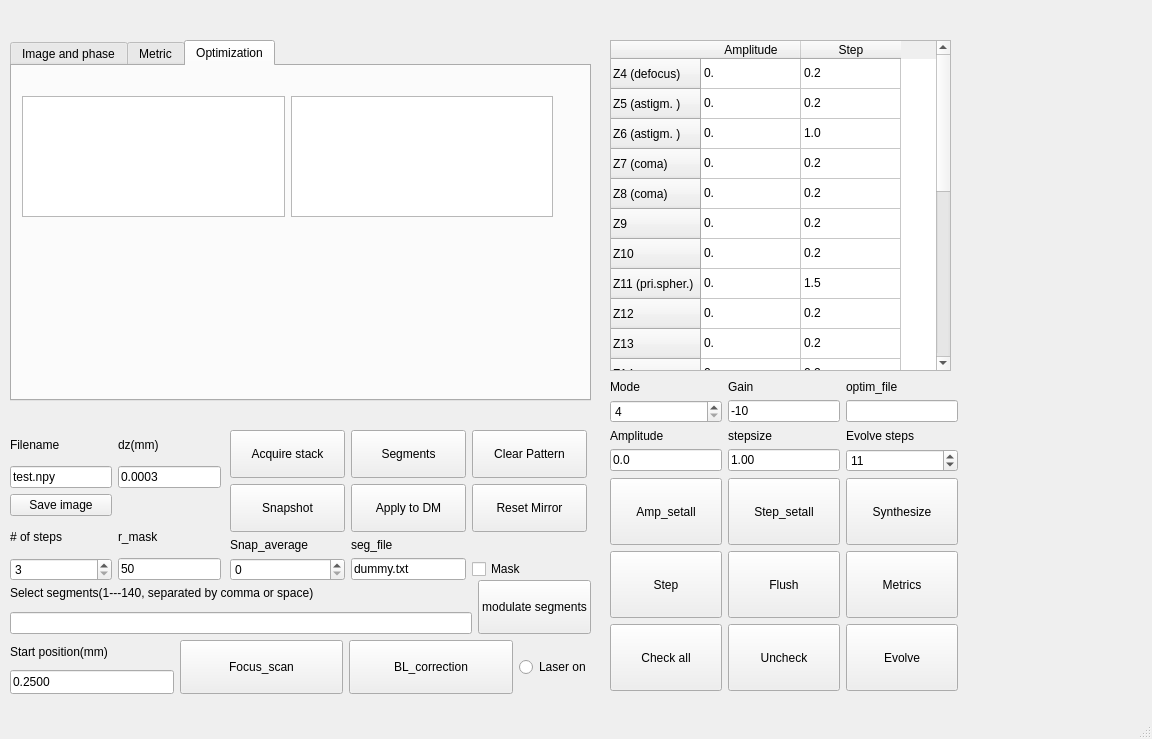
<?xml version="1.0" encoding="UTF-8"?>
<ui version="4.0">
 <class>Form</class>
 <widget class="QMainWindow" name="Form">
  <property name="geometry">
   <rect>
    <x>0</x>
    <y>0</y>
    <width>1152</width>
    <height>739</height>
   </rect>
  </property>
  <property name="sizePolicy">
   <sizepolicy hsizetype="Expanding" vsizetype="Minimum">
    <horstretch>0</horstretch>
    <verstretch>0</verstretch>
   </sizepolicy>
  </property>
  <property name="windowTitle">
   <string>General imaging</string>
  </property>
  <widget class="QWidget" name="centralwidget">
   <widget class="QWidget" name="gridLayoutWidget_2">
    <property name="geometry">
     <rect>
      <x>230</x>
      <y>430</y>
      <width>357</width>
      <height>151</height>
     </rect>
    </property>
    <layout class="QGridLayout" name="grid_mainbuttons">
     <property name="sizeConstraint">
      <enum>QLayout::SetNoConstraint</enum>
     </property>
     <property name="horizontalSpacing">
      <number>6</number>
     </property>
     <item row="1" column="0">
      <widget class="QPushButton" name="pushButton_snapshot">
       <property name="sizePolicy">
        <sizepolicy hsizetype="Expanding" vsizetype="Expanding">
         <horstretch>0</horstretch>
         <verstretch>0</verstretch>
        </sizepolicy>
       </property>
       <property name="text">
        <string>Snapshot</string>
       </property>
      </widget>
     </item>
     <item row="1" column="4">
      <widget class="QPushButton" name="pushButton_reset">
       <property name="sizePolicy">
        <sizepolicy hsizetype="Expanding" vsizetype="Expanding">
         <horstretch>0</horstretch>
         <verstretch>0</verstretch>
        </sizepolicy>
       </property>
       <property name="text">
        <string>Reset Mirror</string>
       </property>
      </widget>
     </item>
     <item row="1" column="1">
      <widget class="QPushButton" name="pushButton_apply2mirror">
       <property name="sizePolicy">
        <sizepolicy hsizetype="Expanding" vsizetype="Expanding">
         <horstretch>0</horstretch>
         <verstretch>0</verstretch>
        </sizepolicy>
       </property>
       <property name="text">
        <string>Apply to DM</string>
       </property>
      </widget>
     </item>
     <item row="0" column="0">
      <widget class="QPushButton" name="pushButton_acquire">
       <property name="sizePolicy">
        <sizepolicy hsizetype="Expanding" vsizetype="Expanding">
         <horstretch>0</horstretch>
         <verstretch>0</verstretch>
        </sizepolicy>
       </property>
       <property name="text">
        <string>Acquire stack</string>
       </property>
      </widget>
     </item>
     <item row="0" column="1">
      <widget class="QPushButton" name="pushButton_segments">
       <property name="sizePolicy">
        <sizepolicy hsizetype="Expanding" vsizetype="Expanding">
         <horstretch>0</horstretch>
         <verstretch>0</verstretch>
        </sizepolicy>
       </property>
       <property name="text">
        <string>Segments</string>
       </property>
      </widget>
     </item>
     <item row="0" column="4">
      <widget class="QPushButton" name="pushButton_clear">
       <property name="sizePolicy">
        <sizepolicy hsizetype="Expanding" vsizetype="Expanding">
         <horstretch>0</horstretch>
         <verstretch>0</verstretch>
        </sizepolicy>
       </property>
       <property name="text">
        <string>Clear Pattern</string>
       </property>
      </widget>
     </item>
     <item row="2" column="0">
      <widget class="QLabel" name="label_snaverage">
       <property name="text">
        <string>Snap_average</string>
       </property>
      </widget>
     </item>
     <item row="3" column="0">
      <widget class="QSpinBox" name="spinBox_snaverage"/>
     </item>
     <item row="3" column="1">
      <widget class="QLineEdit" name="lineEdit_segfile">
       <property name="text">
        <string>dummy.txt</string>
       </property>
      </widget>
     </item>
     <item row="2" column="1">
      <widget class="QLabel" name="label_segfile">
       <property name="text">
        <string>seg_file</string>
       </property>
      </widget>
     </item>
     <item row="3" column="4">
      <widget class="QCheckBox" name="checkBox_mask">
       <property name="sizePolicy">
        <sizepolicy hsizetype="Expanding" vsizetype="Fixed">
         <horstretch>0</horstretch>
         <verstretch>0</verstretch>
        </sizepolicy>
       </property>
       <property name="text">
        <string>Mask</string>
       </property>
      </widget>
     </item>
    </layout>
   </widget>
   <widget class="QTabWidget" name="tab_display">
    <property name="geometry">
     <rect>
      <x>10</x>
      <y>40</y>
      <width>581</width>
      <height>361</height>
     </rect>
    </property>
    <property name="currentIndex">
     <number>2</number>
    </property>
    <widget class="QWidget" name="tab_image_phase">
     <attribute name="title">
      <string>Image and phase</string>
     </attribute>
     <widget class="QGraphicsView" name="mpl_image">
      <property name="geometry">
       <rect>
        <x>10</x>
        <y>30</y>
        <width>271</width>
        <height>271</height>
       </rect>
      </property>
     </widget>
     <widget class="QGraphicsView" name="mpl_phase">
      <property name="geometry">
       <rect>
        <x>280</x>
        <y>30</y>
        <width>281</width>
        <height>271</height>
       </rect>
      </property>
     </widget>
    </widget>
    <widget class="QWidget" name="tab_metric">
     <attribute name="title">
      <string>Metric</string>
     </attribute>
     <widget class="QGraphicsView" name="mpl_metrics">
      <property name="geometry">
       <rect>
        <x>20</x>
        <y>70</y>
        <width>541</width>
        <height>241</height>
       </rect>
      </property>
     </widget>
     <widget class="QWidget" name="horizontalLayoutWidget_2">
      <property name="geometry">
       <rect>
        <x>20</x>
        <y>10</y>
        <width>531</width>
        <height>41</height>
       </rect>
      </property>
      <layout class="QHBoxLayout" name="horizontalLayout_metrics">
       <item>
        <widget class="QLCDNumber" name="lcdNumber"/>
       </item>
       <item>
        <widget class="QLCDNumber" name="lcdNumber_2"/>
       </item>
       <item>
        <widget class="QLCDNumber" name="lcdNumber_3"/>
       </item>
      </layout>
     </widget>
    </widget>
    <widget class="QWidget" name="tab_Optimize">
     <attribute name="title">
      <string>Optimization</string>
     </attribute>
     <widget class="QWidget" name="horizontalLayoutWidget_3">
      <property name="geometry">
       <rect>
        <x>10</x>
        <y>30</y>
        <width>531</width>
        <height>121</height>
       </rect>
      </property>
      <layout class="QHBoxLayout" name="horizontalLayout">
       <item>
        <widget class="QGraphicsView" name="mpl_sharpness"/>
       </item>
       <item>
        <widget class="QGraphicsView" name="mpl_signal"/>
       </item>
      </layout>
     </widget>
    </widget>
   </widget>
   <widget class="QTableWidget" name="table_Zcoeffs">
    <property name="geometry">
     <rect>
      <x>610</x>
      <y>40</y>
      <width>341</width>
      <height>331</height>
     </rect>
    </property>
    <property name="editTriggers">
     <set>QAbstractItemView::NoEditTriggers</set>
    </property>
    <row>
     <property name="text">
      <string>Z4 (defocus)</string>
     </property>
    </row>
    <row>
     <property name="text">
      <string>Z5 (astigm. )</string>
     </property>
    </row>
    <row>
     <property name="text">
      <string>Z6 (astigm. )</string>
     </property>
    </row>
    <row>
     <property name="text">
      <string>Z7 (coma)</string>
     </property>
    </row>
    <row>
     <property name="text">
      <string>Z8 (coma)</string>
     </property>
    </row>
    <row>
     <property name="text">
      <string>Z9</string>
     </property>
    </row>
    <row>
     <property name="text">
      <string>Z10</string>
     </property>
    </row>
    <row>
     <property name="text">
      <string>Z11 (pri.spher.)</string>
     </property>
    </row>
    <row>
     <property name="text">
      <string>Z12</string>
     </property>
    </row>
    <row>
     <property name="text">
      <string>Z13</string>
     </property>
    </row>
    <row>
     <property name="text">
      <string>Z14</string>
     </property>
    </row>
    <row>
     <property name="text">
      <string>Z15</string>
     </property>
    </row>
    <row>
     <property name="text">
      <string>Z16</string>
     </property>
    </row>
    <row>
     <property name="text">
      <string>Z17</string>
     </property>
    </row>
    <row>
     <property name="text">
      <string>Z18</string>
     </property>
    </row>
    <row>
     <property name="text">
      <string>Z19</string>
     </property>
    </row>
    <row>
     <property name="text">
      <string>Z20</string>
     </property>
    </row>
    <row>
     <property name="text">
      <string>Z21</string>
     </property>
    </row>
    <row>
     <property name="text">
      <string>Z22</string>
     </property>
    </row>
    <row>
     <property name="text">
      <string>Z23</string>
     </property>
    </row>
    <row>
     <property name="text">
      <string>Z24</string>
     </property>
    </row>
    <row>
     <property name="text">
      <string>Z25</string>
     </property>
    </row>
    <column>
     <property name="text">
      <string>Amplitude</string>
     </property>
    </column>
    <column>
     <property name="text">
      <string>Step</string>
     </property>
    </column>
    <item row="0" column="0">
     <property name="text">
      <string>0.</string>
     </property>
    </item>
    <item row="0" column="1">
     <property name="text">
      <string>0.2</string>
     </property>
    </item>
    <item row="1" column="0">
     <property name="text">
      <string>0.</string>
     </property>
    </item>
    <item row="1" column="1">
     <property name="text">
      <string>0.2</string>
     </property>
    </item>
    <item row="2" column="0">
     <property name="text">
      <string>0.</string>
     </property>
    </item>
    <item row="2" column="1">
     <property name="text">
      <string>1.0</string>
     </property>
    </item>
    <item row="3" column="0">
     <property name="text">
      <string>0.</string>
     </property>
    </item>
    <item row="3" column="1">
     <property name="text">
      <string>0.2</string>
     </property>
    </item>
    <item row="4" column="0">
     <property name="text">
      <string>0.</string>
     </property>
    </item>
    <item row="4" column="1">
     <property name="text">
      <string>0.2</string>
     </property>
    </item>
    <item row="5" column="0">
     <property name="text">
      <string>0.</string>
     </property>
    </item>
    <item row="5" column="1">
     <property name="text">
      <string>0.2</string>
     </property>
    </item>
    <item row="6" column="0">
     <property name="text">
      <string>0.</string>
     </property>
    </item>
    <item row="6" column="1">
     <property name="text">
      <string>0.2</string>
     </property>
    </item>
    <item row="7" column="0">
     <property name="text">
      <string>0.</string>
     </property>
    </item>
    <item row="7" column="1">
     <property name="text">
      <string>1.5</string>
     </property>
    </item>
    <item row="8" column="0">
     <property name="text">
      <string>0.</string>
     </property>
    </item>
    <item row="8" column="1">
     <property name="text">
      <string>0.2</string>
     </property>
    </item>
    <item row="9" column="0">
     <property name="text">
      <string>0.</string>
     </property>
    </item>
    <item row="9" column="1">
     <property name="text">
      <string>0.2</string>
     </property>
    </item>
    <item row="10" column="0">
     <property name="text">
      <string>0.</string>
     </property>
    </item>
    <item row="10" column="1">
     <property name="text">
      <string>0.2</string>
     </property>
    </item>
    <item row="11" column="0">
     <property name="text">
      <string>0.</string>
     </property>
    </item>
    <item row="11" column="1">
     <property name="text">
      <string>0.2</string>
     </property>
    </item>
    <item row="12" column="0">
     <property name="text">
      <string>0.</string>
     </property>
    </item>
    <item row="12" column="1">
     <property name="text">
      <string>0.2</string>
     </property>
    </item>
    <item row="13" column="0">
     <property name="text">
      <string>0.</string>
     </property>
    </item>
    <item row="13" column="1">
     <property name="text">
      <string>0.2</string>
     </property>
    </item>
    <item row="14" column="0">
     <property name="text">
      <string>0.</string>
     </property>
    </item>
    <item row="14" column="1">
     <property name="text">
      <string>0.2</string>
     </property>
    </item>
    <item row="15" column="0">
     <property name="text">
      <string>0.</string>
     </property>
    </item>
    <item row="15" column="1">
     <property name="text">
      <string>0.2</string>
     </property>
    </item>
    <item row="16" column="0">
     <property name="text">
      <string>0.</string>
     </property>
    </item>
    <item row="16" column="1">
     <property name="text">
      <string>0.2</string>
     </property>
    </item>
    <item row="17" column="0">
     <property name="text">
      <string>0.</string>
     </property>
    </item>
    <item row="17" column="1">
     <property name="text">
      <string>0.2</string>
     </property>
    </item>
    <item row="18" column="0">
     <property name="text">
      <string>0.</string>
     </property>
    </item>
    <item row="18" column="1">
     <property name="text">
      <string>0.2</string>
     </property>
    </item>
    <item row="19" column="0">
     <property name="text">
      <string>0.</string>
     </property>
    </item>
    <item row="19" column="1">
     <property name="text">
      <string>0.2</string>
     </property>
    </item>
    <item row="20" column="0">
     <property name="text">
      <string>0.</string>
     </property>
    </item>
    <item row="20" column="1">
     <property name="text">
      <string>0.2</string>
     </property>
    </item>
    <item row="21" column="0">
     <property name="text">
      <string>0.</string>
     </property>
    </item>
    <item row="21" column="1">
     <property name="text">
      <string>0.2</string>
     </property>
    </item>
   </widget>
   <widget class="QWidget" name="gridLayoutWidget_3">
    <property name="geometry">
     <rect>
      <x>610</x>
      <y>380</y>
      <width>348</width>
      <height>311</height>
     </rect>
    </property>
    <layout class="QGridLayout" name="grid_zernset">
     <item row="2" column="0">
      <widget class="QLabel" name="label_zampli">
       <property name="sizePolicy">
        <sizepolicy hsizetype="Expanding" vsizetype="Minimum">
         <horstretch>0</horstretch>
         <verstretch>0</verstretch>
        </sizepolicy>
       </property>
       <property name="text">
        <string>Amplitude</string>
       </property>
      </widget>
     </item>
     <item row="0" column="0">
      <widget class="QLabel" name="label_zmode">
       <property name="sizePolicy">
        <sizepolicy hsizetype="Expanding" vsizetype="Minimum">
         <horstretch>0</horstretch>
         <verstretch>0</verstretch>
        </sizepolicy>
       </property>
       <property name="text">
        <string>Mode</string>
       </property>
      </widget>
     </item>
     <item row="3" column="1">
      <widget class="QLineEdit" name="lineEdit_zernstep">
       <property name="sizePolicy">
        <sizepolicy hsizetype="Expanding" vsizetype="Fixed">
         <horstretch>0</horstretch>
         <verstretch>0</verstretch>
        </sizepolicy>
       </property>
       <property name="text">
        <string>1.00</string>
       </property>
      </widget>
     </item>
     <item row="1" column="1">
      <widget class="QLineEdit" name="lineEdit_gain">
       <property name="text">
        <string>-10</string>
       </property>
      </widget>
     </item>
     <item row="3" column="0">
      <widget class="QLineEdit" name="lineEdit_zernampli">
       <property name="sizePolicy">
        <sizepolicy hsizetype="Expanding" vsizetype="Fixed">
         <horstretch>0</horstretch>
         <verstretch>0</verstretch>
        </sizepolicy>
       </property>
       <property name="text">
        <string>0.0</string>
       </property>
      </widget>
     </item>
     <item row="0" column="1">
      <widget class="QLabel" name="label_gain">
       <property name="text">
        <string>Gain</string>
       </property>
      </widget>
     </item>
     <item row="2" column="1">
      <widget class="QLabel" name="label_zernstep">
       <property name="sizePolicy">
        <sizepolicy hsizetype="Expanding" vsizetype="Minimum">
         <horstretch>0</horstretch>
         <verstretch>0</verstretch>
        </sizepolicy>
       </property>
       <property name="text">
        <string>stepsize</string>
       </property>
      </widget>
     </item>
     <item row="5" column="0">
      <widget class="QPushButton" name="pushButton_stepZern">
       <property name="sizePolicy">
        <sizepolicy hsizetype="Expanding" vsizetype="Expanding">
         <horstretch>0</horstretch>
         <verstretch>0</verstretch>
        </sizepolicy>
       </property>
       <property name="text">
        <string>Step</string>
       </property>
      </widget>
     </item>
     <item row="5" column="1">
      <widget class="QPushButton" name="pushButton_flush">
       <property name="sizePolicy">
        <sizepolicy hsizetype="Expanding" vsizetype="Expanding">
         <horstretch>0</horstretch>
         <verstretch>0</verstretch>
        </sizepolicy>
       </property>
       <property name="text">
        <string>Flush</string>
       </property>
      </widget>
     </item>
     <item row="6" column="0">
      <widget class="QPushButton" name="pushButton_checkall">
       <property name="sizePolicy">
        <sizepolicy hsizetype="Expanding" vsizetype="Expanding">
         <horstretch>0</horstretch>
         <verstretch>0</verstretch>
        </sizepolicy>
       </property>
       <property name="text">
        <string>Check all</string>
       </property>
      </widget>
     </item>
     <item row="6" column="1">
      <widget class="QPushButton" name="pushButton_uncheckall">
       <property name="sizePolicy">
        <sizepolicy hsizetype="Expanding" vsizetype="Expanding">
         <horstretch>0</horstretch>
         <verstretch>0</verstretch>
        </sizepolicy>
       </property>
       <property name="text">
        <string>Uncheck</string>
       </property>
      </widget>
     </item>
     <item row="6" column="2">
      <widget class="QPushButton" name="pushButton_evolve">
       <property name="sizePolicy">
        <sizepolicy hsizetype="Expanding" vsizetype="Expanding">
         <horstretch>0</horstretch>
         <verstretch>0</verstretch>
        </sizepolicy>
       </property>
       <property name="text">
        <string>Evolve</string>
       </property>
      </widget>
     </item>
     <item row="5" column="2">
      <widget class="QPushButton" name="pushButton_singleEval">
       <property name="sizePolicy">
        <sizepolicy hsizetype="Expanding" vsizetype="Expanding">
         <horstretch>0</horstretch>
         <verstretch>0</verstretch>
        </sizepolicy>
       </property>
       <property name="text">
        <string>Metrics</string>
       </property>
      </widget>
     </item>
     <item row="4" column="0">
      <widget class="QPushButton" name="pushButton_ampall">
       <property name="sizePolicy">
        <sizepolicy hsizetype="Expanding" vsizetype="Expanding">
         <horstretch>0</horstretch>
         <verstretch>0</verstretch>
        </sizepolicy>
       </property>
       <property name="text">
        <string>Amp_setall</string>
       </property>
      </widget>
     </item>
     <item row="4" column="1">
      <widget class="QPushButton" name="pushButton_stpall">
       <property name="sizePolicy">
        <sizepolicy hsizetype="Expanding" vsizetype="Expanding">
         <horstretch>0</horstretch>
         <verstretch>0</verstretch>
        </sizepolicy>
       </property>
       <property name="text">
        <string>Step_setall</string>
       </property>
      </widget>
     </item>
     <item row="4" column="2">
      <widget class="QPushButton" name="pushButton_synthesize">
       <property name="sizePolicy">
        <sizepolicy hsizetype="Expanding" vsizetype="Expanding">
         <horstretch>0</horstretch>
         <verstretch>0</verstretch>
        </sizepolicy>
       </property>
       <property name="text">
        <string>Synthesize</string>
       </property>
      </widget>
     </item>
     <item row="1" column="0">
      <widget class="QSpinBox" name="spinBox_Zmode">
       <property name="sizePolicy">
        <sizepolicy hsizetype="Expanding" vsizetype="Fixed">
         <horstretch>0</horstretch>
         <verstretch>0</verstretch>
        </sizepolicy>
       </property>
       <property name="minimum">
        <number>4</number>
       </property>
       <property name="maximum">
        <number>23</number>
       </property>
      </widget>
     </item>
     <item row="3" column="2">
      <widget class="QSpinBox" name="spinBox_evsteps">
       <property name="sizePolicy">
        <sizepolicy hsizetype="Expanding" vsizetype="Minimum">
         <horstretch>0</horstretch>
         <verstretch>0</verstretch>
        </sizepolicy>
       </property>
       <property name="minimum">
        <number>5</number>
       </property>
       <property name="value">
        <number>11</number>
       </property>
      </widget>
     </item>
     <item row="2" column="2">
      <widget class="QLabel" name="label_evsteps">
       <property name="sizePolicy">
        <sizepolicy hsizetype="Expanding" vsizetype="Preferred">
         <horstretch>0</horstretch>
         <verstretch>0</verstretch>
        </sizepolicy>
       </property>
       <property name="text">
        <string>Evolve steps</string>
       </property>
      </widget>
     </item>
     <item row="1" column="2">
      <widget class="QLineEdit" name="lineEdit_evname"/>
     </item>
     <item row="0" column="2">
      <widget class="QLabel" name="label_evname">
       <property name="text">
        <string>optim_file</string>
       </property>
      </widget>
     </item>
    </layout>
   </widget>
   <widget class="QWidget" name="gridLayoutWidget">
    <property name="geometry">
     <rect>
      <x>10</x>
      <y>430</y>
      <width>211</width>
      <height>151</height>
     </rect>
    </property>
    <layout class="QGridLayout" name="grid_acquisition">
     <item row="3" column="1">
      <widget class="QLabel" name="label_masksize">
       <property name="text">
        <string>r_mask</string>
       </property>
      </widget>
     </item>
     <item row="3" column="0">
      <widget class="QLabel" name="label_nsteps">
       <property name="sizePolicy">
        <sizepolicy hsizetype="Expanding" vsizetype="Preferred">
         <horstretch>0</horstretch>
         <verstretch>0</verstretch>
        </sizepolicy>
       </property>
       <property name="text">
        <string># of steps</string>
       </property>
      </widget>
     </item>
     <item row="4" column="1">
      <widget class="QLineEdit" name="lineEdit_mask">
       <property name="text">
        <string>50</string>
       </property>
      </widget>
     </item>
     <item row="1" column="1">
      <widget class="QLineEdit" name="lineEdit_dz">
       <property name="text">
        <string>0.0003</string>
       </property>
      </widget>
     </item>
     <item row="4" column="0">
      <widget class="QSpinBox" name="spinbox_Nsteps">
       <property name="sizePolicy">
        <sizepolicy hsizetype="Expanding" vsizetype="Fixed">
         <horstretch>0</horstretch>
         <verstretch>0</verstretch>
        </sizepolicy>
       </property>
       <property name="minimum">
        <number>3</number>
       </property>
       <property name="maximum">
        <number>50</number>
       </property>
      </widget>
     </item>
     <item row="0" column="0">
      <widget class="QLabel" name="label_fname">
       <property name="text">
        <string>Filename</string>
       </property>
      </widget>
     </item>
     <item row="1" column="0">
      <widget class="QLineEdit" name="lineEdit_filename">
       <property name="text">
        <string>test.npy</string>
       </property>
      </widget>
     </item>
     <item row="0" column="1">
      <widget class="QLabel" name="label_stepsize">
       <property name="sizePolicy">
        <sizepolicy hsizetype="Preferred" vsizetype="Preferred">
         <horstretch>0</horstretch>
         <verstretch>0</verstretch>
        </sizepolicy>
       </property>
       <property name="layoutDirection">
        <enum>Qt::LeftToRight</enum>
       </property>
       <property name="text">
        <string>dz(mm)</string>
       </property>
      </widget>
     </item>
     <item row="2" column="0">
      <widget class="QPushButton" name="pushButton_saveImage">
       <property name="text">
        <string>Save image</string>
       </property>
      </widget>
     </item>
    </layout>
   </widget>
   <widget class="QWidget" name="verticalLayoutWidget">
    <property name="geometry">
     <rect>
      <x>970</x>
      <y>40</y>
      <width>131</width>
      <height>641</height>
     </rect>
    </property>
    <layout class="QVBoxLayout" name="verticalLayout_activeZ"/>
   </widget>
   <widget class="QWidget" name="horizontalLayoutWidget">
    <property name="geometry">
     <rect>
      <x>10</x>
      <y>640</y>
      <width>581</width>
      <height>54</height>
     </rect>
    </property>
    <layout class="QHBoxLayout" name="horizontalLayout_BL">
     <item>
      <layout class="QVBoxLayout" name="verticalLayout">
       <item>
        <widget class="QLabel" name="label_start">
         <property name="sizePolicy">
          <sizepolicy hsizetype="MinimumExpanding" vsizetype="MinimumExpanding">
           <horstretch>0</horstretch>
           <verstretch>0</verstretch>
          </sizepolicy>
         </property>
         <property name="text">
          <string>Start position(mm)</string>
         </property>
        </widget>
       </item>
       <item>
        <widget class="QLineEdit" name="lineEdit_start">
         <property name="sizePolicy">
          <sizepolicy hsizetype="Expanding" vsizetype="Expanding">
           <horstretch>0</horstretch>
           <verstretch>0</verstretch>
          </sizepolicy>
         </property>
         <property name="text">
          <string>0.2500</string>
         </property>
        </widget>
       </item>
      </layout>
     </item>
     <item>
      <widget class="QPushButton" name="pushButton_fcscan">
       <property name="sizePolicy">
        <sizepolicy hsizetype="Expanding" vsizetype="Expanding">
         <horstretch>0</horstretch>
         <verstretch>0</verstretch>
        </sizepolicy>
       </property>
       <property name="text">
        <string>Focus_scan</string>
       </property>
      </widget>
     </item>
     <item>
      <widget class="QPushButton" name="pushButton_BL">
       <property name="sizePolicy">
        <sizepolicy hsizetype="Expanding" vsizetype="Expanding">
         <horstretch>0</horstretch>
         <verstretch>0</verstretch>
        </sizepolicy>
       </property>
       <property name="text">
        <string>BL_correction</string>
       </property>
      </widget>
     </item>
     <item>
      <widget class="QRadioButton" name="radioButton_laser">
       <property name="text">
        <string>Laser on</string>
       </property>
      </widget>
     </item>
    </layout>
   </widget>
   <widget class="QWidget" name="horizontalLayoutWidget_4">
    <property name="geometry">
     <rect>
      <x>10</x>
      <y>580</y>
      <width>581</width>
      <height>54</height>
     </rect>
    </property>
    <layout class="QHBoxLayout" name="horizontalLayout_2">
     <item>
      <layout class="QVBoxLayout" name="verticalLayout_2">
       <item>
        <widget class="QLabel" name="label_Segselect">
         <property name="text">
          <string>Select segments(1---140, separated by comma or space)</string>
         </property>
        </widget>
       </item>
       <item>
        <widget class="QLineEdit" name="lineEdit_Segselect">
         <property name="text">
          <string/>
         </property>
        </widget>
       </item>
      </layout>
     </item>
     <item>
      <widget class="QPushButton" name="pushButton_Segselect">
       <property name="sizePolicy">
        <sizepolicy hsizetype="Minimum" vsizetype="Expanding">
         <horstretch>0</horstretch>
         <verstretch>0</verstretch>
        </sizepolicy>
       </property>
       <property name="text">
        <string>modulate segments</string>
       </property>
      </widget>
     </item>
    </layout>
   </widget>
  </widget>
  <widget class="QMenuBar" name="menubar">
   <property name="geometry">
    <rect>
     <x>0</x>
     <y>0</y>
     <width>1152</width>
     <height>21</height>
    </rect>
   </property>
  </widget>
  <widget class="QStatusBar" name="statusbar"/>
 </widget>
 <resources/>
 <connections/>
</ui>
